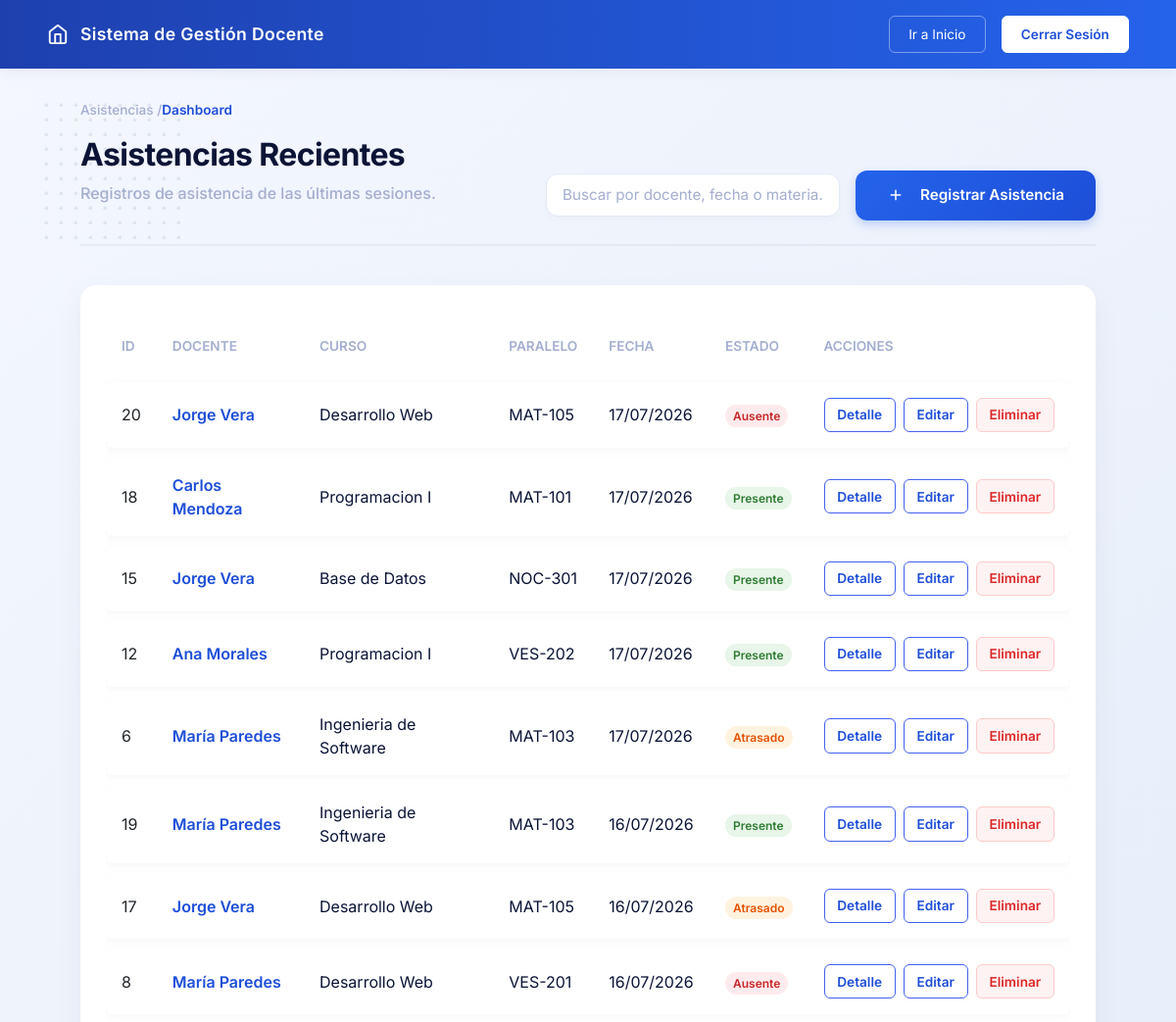
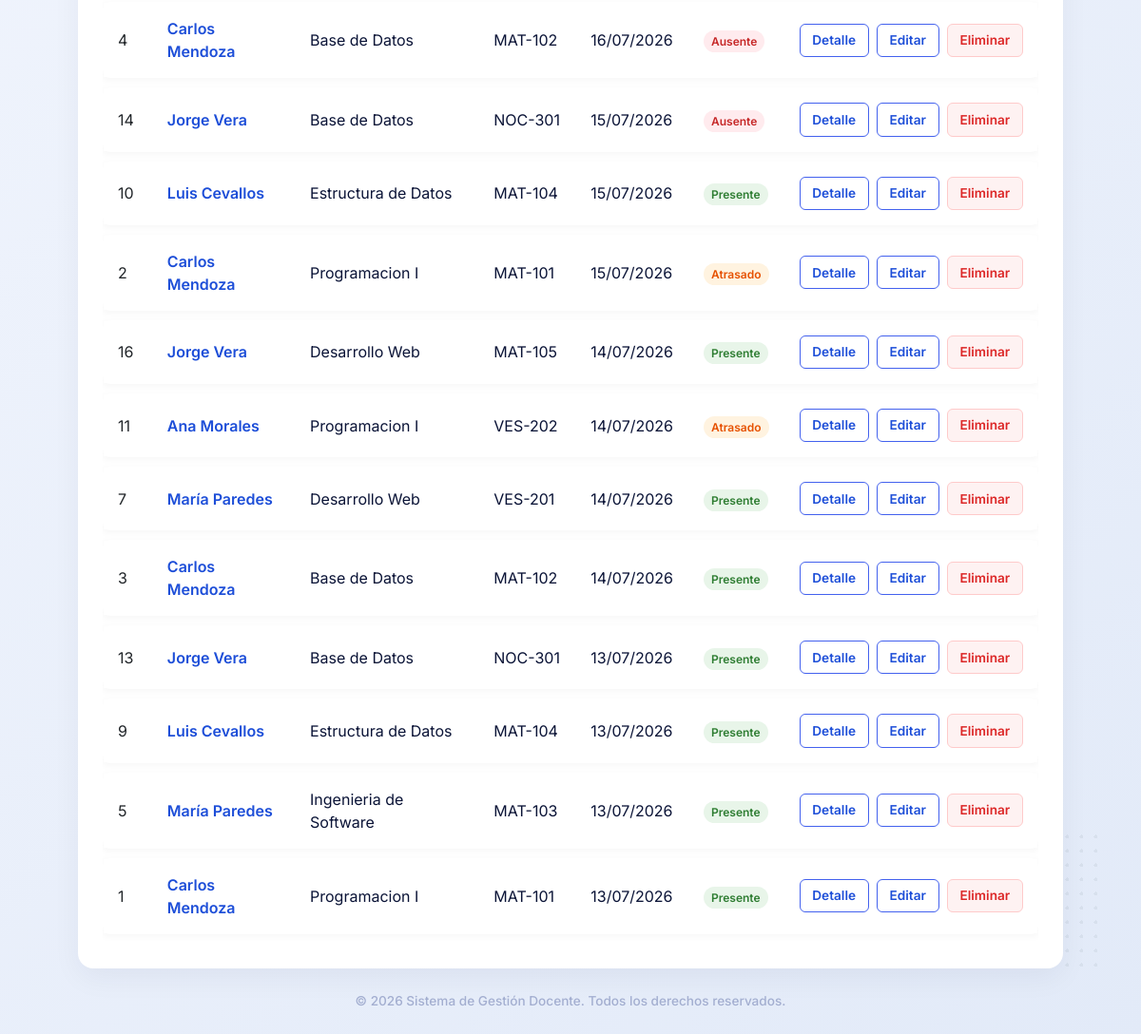
The page /asistencias-docente (signed in) on the database its author committed (2 pictures, top to bottom).
### tables this page shows
CREATE TABLE asistencias (
    id_asistencia INT(11) NOT NULL AUTO_INCREMENT,
    id_curso INT(11) NOT NULL,
    id_docente INT(11) NOT NULL,
    fecha DATE NOT NULL DEFAULT (CURRENT_DATE),
    fecha_modificacion TIMESTAMP NOT NULL DEFAULT CURRENT_TIMESTAMP,
    fecha_creacion TIMESTAMP NOT NULL DEFAULT CURRENT_TIMESTAMP,
    estado ENUM(
        'presente',
        'ausente',
        'atrasado'
    ) NOT NULL DEFAULT 'presente',

    PRIMARY KEY(id_asistencia),

    CONSTRAINT fk_asistencia_curso
        FOREIGN KEY(id_curso)
        REFERENCES cursos(id_curso),

    CONSTRAINT fk_asistencia_docente
        FOREIGN KEY(id_docente)
        REFERENCES docentes(id_docente)

);

CREATE TABLE docentes (
    id_docente INT(11) NOT NULL AUTO_INCREMENT,
    cedula VARCHAR(10) NOT NULL,
    primer_nombre VARCHAR(100) NOT NULL,
    segundo_nombre VARCHAR(100) DEFAULT NULL,
    primer_apellido VARCHAR(100) NOT NULL,
    segundo_apellido VARCHAR(100) DEFAULT NULL,
    especialidad VARCHAR(100) NOT NULL,
    fecha_modificacion TIMESTAMP NOT NULL DEFAULT CURRENT_TIMESTAMP,
    fecha_creacion TIMESTAMP NOT NULL DEFAULT CURRENT_TIMESTAMP,
    estado ENUM('activo','inactivo') NOT NULL DEFAULT 'activo',

    PRIMARY KEY(id_docente),
    UNIQUE KEY uk_docente_cedula(cedula)
);

CREATE TABLE cursos (
    id_curso INT(11) NOT NULL AUTO_INCREMENT,
    id_docente INT(11) NOT NULL,
    id_asignatura INT(11) NOT NULL,
    paralelo VARCHAR(10) NOT NULL,
    nombre VARCHAR(100) NOT NULL,
    horario VARCHAR(100) NOT NULL,
    descripcion VARCHAR(200) NOT NULL,
    cantidad_alumnos INT(11) NOT NULL DEFAULT 0,
    fecha_modificacion TIMESTAMP NOT NULL DEFAULT CURRENT_TIMESTAMP,
    fecha_creacion TIMESTAMP NOT NULL DEFAULT CURRENT_TIMESTAMP,
    estado ENUM('activo','inactivo') NOT NULL DEFAULT 'activo',

    PRIMARY KEY(id_curso),

    CONSTRAINT fk_curso_docente
        FOREIGN KEY(id_docente)
        REFERENCES docentes(id_docente),

    CONSTRAINT fk_curso_asignatura
        FOREIGN KEY(id_asignatura)
        REFERENCES asignaturas(id_asignatura)

);

### app/controladores/AsistenciaControlador.php (called while the page is built, shortened)
<?php
require_once __DIR__.'/../modelos/AsistenciaModelo.php';
class AsistenciaControlador
{
    private AsistenciaModelo $asistenciaModelo;
    private DocenteModelo $docenteModelo;
    public function __construct()
    {
        $this->asistenciaModelo = new AsistenciaModelo();
        $this->docenteModelo = new DocenteModelo();
    }
    public function listar()
    {
        $usuario_session = $_SESSION["usuario"];
        $asistencias = [];
        if (strcmp($usuario_session["rol"], "administrador") != 0) {
            $docente = $this->docenteModelo->buscarPorCedula($usuario_session["cedula"]);
            $asistencias = $this->asistenciaModelo->listarMisAsistencias(
                $docente["id_docente"]
            );
        } else {
            $asistencias = $this->asistenciaModelo->listar();
        }
        require_once "app/vistas/asistencias-docente/asistencia_listado.php";
    }
}

### config/Conexion.php (called while the page is built)
<?php
class Conexion
{
    private static $conexion = null;
    public static function conectar()
    {
        if (self::$conexion == null) {
            try {
                self::$conexion = new PDO(
                    "mysql:host=localhost;port=3306;dbname=gestion_docentes_db;charset=utf8",
                    "root",
                    ""
                );
                self::$conexion->setAttribute(
                    PDO::ATTR_ERRMODE,
                    PDO::ERRMODE_EXCEPTION
                );
                self::$conexion->setAttribute(
                    PDO::ATTR_DEFAULT_FETCH_MODE,
                    PDO::FETCH_ASSOC
                );
            } catch (PDOException $e) {
                die("Error de conexión: " . $e->getMessage());
            }
        }
        return self::$conexion;
    }
}

### app/modelos/AsistenciaModelo.php (called while the page is built, shortened)
<?php
require_once 'config/Conexion.php';
class AsistenciaModelo
{
    private $conexion;
    public function __construct()
    {
        $this->conexion = Conexion::conectar();
    }
    public function listar()
    {
        $sql = "SELECT
                    a.id_asistencia,
                    a.fecha,
                    a.estado,
                    a.id_curso,
                    a.id_docente,
                    c.nombre AS curso,
                    c.paralelo,
                    d.primer_nombre,
                    d.primer_apellido,
                    asig.nombre AS asignatura_nombre
                FROM asistencias a
                INNER JOIN cursos c
                    ON a.id_curso = c.id_curso
                INNER JOIN docentes d
                    ON a.id_docente = d.id_docente
                INNER JOIN asignaturas asig
                    ON c.id_asignatura = asig.id_asignatura
                ORDER BY a.fecha DESC, a.id_asistencia DESC";
        $stmt = $this->conexion->query($sql);
        return $stmt->fetchAll(PDO::FETCH_ASSOC);
    }
}

### app/vistas/asistencias-docente/asistencia_listado.php (the view, shortened to what this page needs)
<?php
require_once __DIR__."/../layout/header.php";
$usuario_rol = $_SESSION["usuario"]["rol"];
?>
    <div class="dot-pattern top-left"></div>
    <main class="main-container content-align-top">
        <div class="breadcrumb" style="color: var(--text-gray); font-size: 0.85rem; margin-bottom: 1rem;">
            Asistencias / <span style="color: var(--c-primary-main); font-weight: 600;">Dashboard</span>
        </div>
        <header class="section-header">
            <div>
                <h1 class="page-title">Asistencias Recientes</h1>
                <p class="page-subtitle">Registros de asistencia de las últimas sesiones.</p>
            </div>
            <div style="display: flex; gap: 1rem; align-items: center;">
                <div class="search-box" <?php if(strcmp($usuario_rol, "administrador") != 0) echo "hidden"; ?>>
                    <input type="text" id="searchInput" placeholder="Buscar por docente, fecha o materia...">
                </div>
                <a href="?accion=crear" class="btn-save" style="text-decoration: none;">
                    <svg width="18" height="18" viewBox="0 0 24 24" fill="none" stroke="currentColor" stroke-width="2" style="margin-right: 0.5rem;"><line x1="12" y1="5" x2="12" y2="19"></line><line x1="5" y1="12" x2="19" y2="12"></line></svg>
                    Registrar Asistencia
                </a>
            </div>
        </header>
        <div class="modern-card" style="padding: 1.5rem;">
            <div class="table-container" style="overflow-x: auto;">
                <table class="data-table" style="width: 100%; min-width: 950px; border-collapse: separate; border-spacing: 0 10px;">
                    <thead>
                        <tr>
                            <th style="padding:1rem; color:var(--text-gray); font-weight:600; text-transform:uppercase; font-size:.85rem;">
                                ID
                            </th>
                            <th style="padding:1rem; color:var(--text-gray); font-weight:600; text-transform:uppercase; font-size:.85rem;">
                                Docente
                            </th>
                            <th style="padding:1rem; color:var(--text-gray); font-weight:600; text-transform:uppercase; font-size:.85rem;">
                                Curso
                            </th>
                            <th style="padding:1rem; color:var(--text-gray); font-weight:600; text-transform:uppercase; font-size:.85rem;">
                                Paralelo
                            </th>
                            <th style="padding:1rem; color:var(--text-gray); font-weight:600; text-transform:uppercase; font-size:.85rem;">
                                Fecha
                            </th>
                            <th style="padding:1rem; color:var(--text-gray); font-weight:600; text-transform:uppercase; font-size:.85rem;">
                                Estado
                            </th>
                            <th style="padding:1rem; color:var(--text-gray); font-weight:600; text-transform:uppercase; font-size:.85rem;">
                                Acciones
                            </th>
                        </tr>
                    </thead>
                    <tbody id="tablaAsistencias">
                        <?php if (empty($asistencias)): ?>
                            <tr>
                                <td colspan="7" style="text-align:center; padding:2rem; color:var(--text-gray);">
                                    No hay asistencias registradas.
                                </td>
                            </tr>
                        <?php else: ?>
                            <?php foreach ($asistencias as $asistencia): ?>
                                <tr style="background:white; box-shadow:0 2px 8px rgba(0,0,0,.04); transition:transform .2s;">
                                    <td style="padding:1rem; border-radius:8px 0 0 8px;">
                                        <?= htmlspecialchars($asistencia['id_asistencia']) ?>
                                    </td>
                                    <td style="padding:1rem; font-weight:600; color:var(--c-primary-main);">
                                        <?= htmlspecialchars(
                                            $asistencia['primer_nombre'] . ' ' .
                                            $asistencia['primer_apellido']
                                        ) ?>
                                    </td>
                                    <td style="padding:1rem; color:var(--text-dark);">
                                        <?= htmlspecialchars($asistencia['curso']) ?>
                                    </td>
                                    <td style="padding:1rem; color:var(--text-dark);">
                                        <?= htmlspecialchars($asistencia['paralelo']) ?>
                                    </td>
                                    <td style="padding:1rem; color:var(--text-dark);">
                                        <?= htmlspecialchars(
                                            date("d/m/Y", strtotime($asistencia['fecha']))
                                        ) ?>
                                    </td>
                                    <td style="padding:1rem;">
                                        <?php if ($asistencia['estado'] === 'presente'): ?>
                                            <span style="background:#e8f5e9; color:#2e7d32; padding:4px 8px; border-radius:12px; font-size:.75rem; font-weight:600;">
                                                Presente
                                            </span>
                                        <?php elseif ($asistencia['estado'] === 'ausente'): ?>
                                            <span style="background:#ffebee; color:#c62828; padding:4px 8px; border-radius:12px; font-size:.75rem; font-weight:600;">
                                                Ausente
                                            </span>
                                        <?php else: ?>
                                            <span style="background:#fff3e0; color:#e65100; padding:4px 8px; border-radius:12px; font-size:.75rem; font-weight:600;">
                                                Atrasado
                                            </span>
                                        <?php endif; ?>
                                    </td>
                                    <td style="padding:1rem; border-radius:0 8px 8px 0;">
                                        <div style="display:flex; gap:.5rem;">
                                            <a href="?accion=buscar&id_asistencia=<?= $asistencia['id_asistencia'] ?>"
                                                class="btn-outline"
                                                style="padding:.4rem .8rem; font-size:.85rem;">
                                                Detalle
                                            </a>
                                            <a href="?accion=editar&id_asistencia=<?= $asistencia['id_asistencia'] ?>"
                                            class="btn-outline"
                                            style="padding:.4rem .8rem; font-size:.85rem;">
                                                Editar
                                            </a>
                                            <a href="?accion=eliminar&id_asistencia=<?= $asistencia['id_asistencia'] ?>"
                                            class="btn-red"
                                            style="padding:.4rem .8rem; font-size:.85rem;"
                                            onclick="return confirm('¿Está seguro de eliminar este registro?');">
                                                Eliminar
                                            </a>
                                        </div>
                                    </td>
                                </tr>
                            <?php endforeach; ?>
                        <?php endif; ?>
                    </tbody>
                </table>
            </div>
        </div>
    </main>
<?php require_once __DIR__."/../layout/footer.php" ?>

### rows shown on the page
asistencias: id_asistencia "20", id_docente.primer_apellido "Jorge Vera", id_curso.nombre "Desarrollo Web", id_curso.paralelo "MAT-105", fecha "17/07/2026", estado "Ausente"
asistencias: id_asistencia "18", id_docente.primer_apellido "Carlos Mendoza", id_curso.nombre "Programacion I", id_curso.paralelo "MAT-101", fecha "17/07/2026", estado "Presente"
asistencias: id_asistencia "15", id_docente.primer_apellido "Jorge Vera", id_curso.nombre "Base de Datos", id_curso.paralelo "NOC-301", fecha "17/07/2026", estado "Presente"
asistencias: id_asistencia "12", id_docente.primer_apellido "Ana Morales", id_curso.nombre "Programacion I", id_curso.paralelo "VES-202", fecha "17/07/2026", estado "Presente"
asistencias: id_asistencia "6", id_docente.primer_apellido "María Paredes", id_curso.nombre "Ingenieria de Software", id_curso.paralelo "MAT-103", fecha "17/07/2026", estado "Atrasado"
asistencias: id_asistencia "19", id_docente.primer_apellido "María Paredes", id_curso.nombre "Ingenieria de Software", id_curso.paralelo "MAT-103", fecha "16/07/2026", estado "Presente"
asistencias: id_asistencia "17", id_docente.primer_apellido "Jorge Vera", id_curso.nombre "Desarrollo Web", id_curso.paralelo "MAT-105", fecha "16/07/2026", estado "Atrasado"
asistencias: id_asistencia "8", id_docente.primer_apellido "María Paredes", id_curso.nombre "Desarrollo Web", id_curso.paralelo "VES-201", fecha "16/07/2026", estado "Ausente"
asistencias: id_asistencia "4", id_docente.primer_apellido "Carlos Mendoza", id_curso.nombre "Base de Datos", id_curso.paralelo "MAT-102", fecha "16/07/2026", estado "Ausente"
asistencias: id_asistencia "14", id_docente.primer_apellido "Jorge Vera", id_curso.nombre "Base de Datos", id_curso.paralelo "NOC-301", fecha "15/07/2026", estado "Ausente"
asistencias: id_asistencia "10", id_docente.primer_apellido "Luis Cevallos", id_curso.nombre "Estructura de Datos", id_curso.paralelo "MAT-104", fecha "15/07/2026", estado "Presente"
asistencias: id_asistencia "2", id_docente.primer_apellido "Carlos Mendoza", id_curso.nombre "Programacion I", id_curso.paralelo "MAT-101", fecha "15/07/2026", estado "Atrasado"
asistencias: id_asistencia "16", id_docente.primer_apellido "Jorge Vera", id_curso.nombre "Desarrollo Web", id_curso.paralelo "MAT-105", fecha "14/07/2026", estado "Presente"
asistencias: id_asistencia "11", id_docente.primer_apellido "Ana Morales", id_curso.nombre "Programacion I", id_curso.paralelo "VES-202", fecha "14/07/2026", estado "Atrasado"
asistencias: id_asistencia "7", id_docente.primer_apellido "María Paredes", id_curso.nombre "Desarrollo Web", id_curso.paralelo "VES-201", fecha "14/07/2026", estado "Presente"
asistencias: id_asistencia "3", id_docente.primer_apellido "Carlos Mendoza", id_curso.nombre "Base de Datos", id_curso.paralelo "MAT-102", fecha "14/07/2026", estado "Presente"
asistencias: id_asistencia "13", id_docente.primer_apellido "Jorge Vera", id_curso.nombre "Base de Datos", id_curso.paralelo "NOC-301", fecha "13/07/2026", estado "Presente"
asistencias: id_asistencia "9", id_docente.primer_apellido "Luis Cevallos", id_curso.nombre "Estructura de Datos", id_curso.paralelo "MAT-104", fecha "13/07/2026", estado "Presente"
asistencias: id_asistencia "5", id_docente.primer_apellido "María Paredes", id_curso.nombre "Ingenieria de Software", id_curso.paralelo "MAT-103", fecha "13/07/2026", estado "Presente"
asistencias: id_asistencia "1", id_docente.primer_apellido "Carlos Mendoza", id_curso.nombre "Programacion I", id_curso.paralelo "MAT-101", fecha "13/07/2026", estado "Presente"

### other values the page prints
$menu["nombre"] "Inicio"
